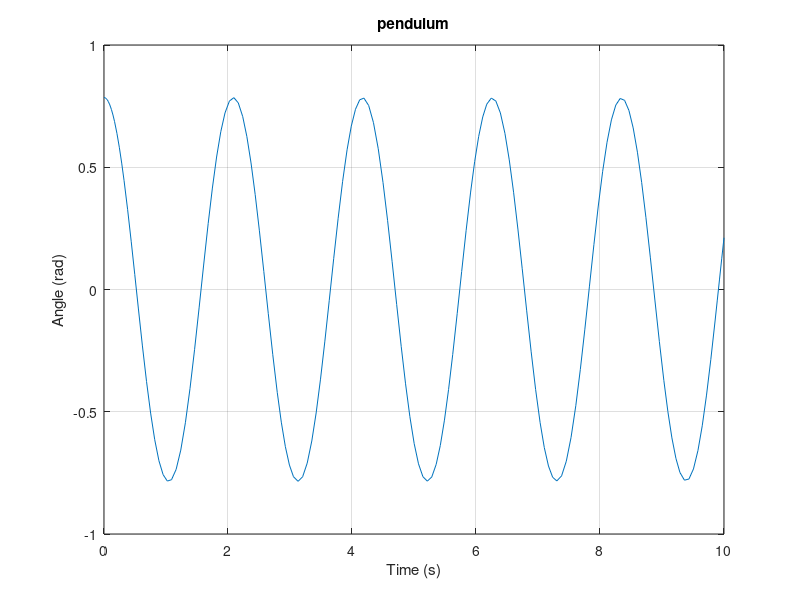

This chart was generated by the following MATLAB code:
clear;
clc;

g=9.8;
l=1;
theta0=pi/4
omega0=0;
tspan = [0 10]

pendulumODE = @(t,y) [y(2); -g/l*sin(y(1))]
initialconditions = [theta0; omega0];
[t, y] = ode45(pendulumODE, tspan, initialconditions);

figure;
plot(t,y(:, 1));
xlabel('Time (s)');
ylabel('Angle (rad)');
title('pendulum');
grid on;